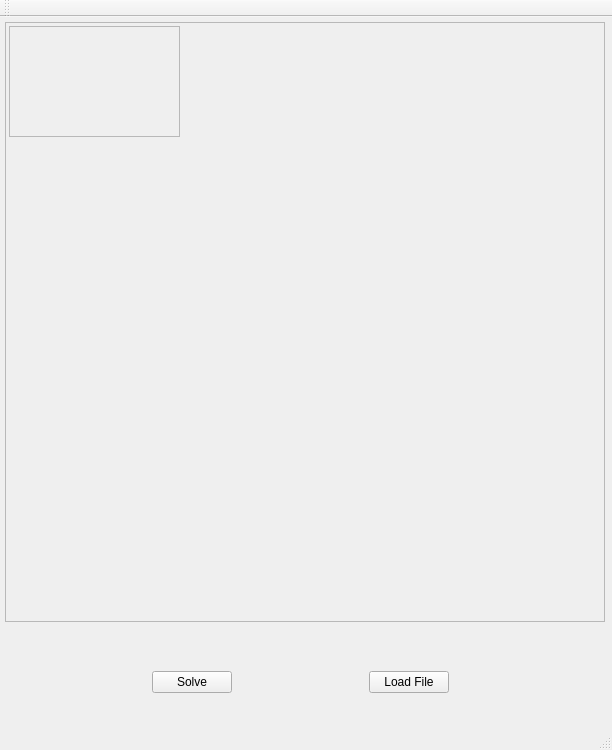
<?xml version="1.0" encoding="UTF-8"?>
<ui version="4.0">
 <class>MainWindow</class>
 <widget class="QMainWindow" name="MainWindow">
  <property name="geometry">
   <rect>
    <x>0</x>
    <y>0</y>
    <width>612</width>
    <height>750</height>
   </rect>
  </property>
  <property name="windowTitle">
   <string>MainWindow</string>
  </property>
  <widget class="QWidget" name="centralWidget">
   <widget class="QWidget" name="horizontalLayoutWidget">
    <property name="geometry">
     <rect>
      <x>10</x>
      <y>640</y>
      <width>581</width>
      <height>51</height>
     </rect>
    </property>
    <layout class="QHBoxLayout" name="horizontalLayout">
     <item>
      <spacer name="horizontalSpacer_2">
       <property name="orientation">
        <enum>Qt::Horizontal</enum>
       </property>
       <property name="sizeHint" stdset="0">
        <size>
         <width>40</width>
         <height>20</height>
        </size>
       </property>
      </spacer>
     </item>
     <item>
      <widget class="QPushButton" name="pushButton">
       <property name="text">
        <string>Solve</string>
       </property>
      </widget>
     </item>
     <item>
      <spacer name="horizontalSpacer">
       <property name="orientation">
        <enum>Qt::Horizontal</enum>
       </property>
       <property name="sizeHint" stdset="0">
        <size>
         <width>40</width>
         <height>20</height>
        </size>
       </property>
      </spacer>
     </item>
     <item>
      <widget class="QPushButton" name="pushButton_2">
       <property name="text">
        <string>Load File</string>
       </property>
      </widget>
     </item>
     <item>
      <spacer name="horizontalSpacer_3">
       <property name="orientation">
        <enum>Qt::Horizontal</enum>
       </property>
       <property name="sizeHint" stdset="0">
        <size>
         <width>40</width>
         <height>20</height>
        </size>
       </property>
      </spacer>
     </item>
    </layout>
   </widget>
   <widget class="QFrame" name="frame">
    <property name="geometry">
     <rect>
      <x>9</x>
      <y>9</y>
      <width>171</width>
      <height>111</height>
     </rect>
    </property>
    <property name="frameShape">
     <enum>QFrame::StyledPanel</enum>
    </property>
    <property name="frameShadow">
     <enum>QFrame::Raised</enum>
    </property>
   </widget>
   <widget class="QFrame" name="frame_2">
    <property name="geometry">
     <rect>
      <x>5</x>
      <y>5</y>
      <width>600</width>
      <height>600</height>
     </rect>
    </property>
    <property name="frameShape">
     <enum>QFrame::StyledPanel</enum>
    </property>
    <property name="frameShadow">
     <enum>QFrame::Raised</enum>
    </property>
    <widget class="QWidget" name="gridLayoutWidget">
     <property name="geometry">
      <rect>
       <x>0</x>
       <y>0</y>
       <width>601</width>
       <height>601</height>
      </rect>
     </property>
     <layout class="QGridLayout" name="gridLayout"/>
    </widget>
   </widget>
  </widget>
  <widget class="QMenuBar" name="menuBar">
   <property name="geometry">
    <rect>
     <x>0</x>
     <y>0</y>
     <width>612</width>
     <height>21</height>
    </rect>
   </property>
  </widget>
  <widget class="QToolBar" name="mainToolBar">
   <attribute name="toolBarArea">
    <enum>TopToolBarArea</enum>
   </attribute>
   <attribute name="toolBarBreak">
    <bool>false</bool>
   </attribute>
  </widget>
  <widget class="QStatusBar" name="statusBar"/>
 </widget>
 <layoutdefault spacing="6" margin="11"/>
 <resources/>
 <connections/>
</ui>
